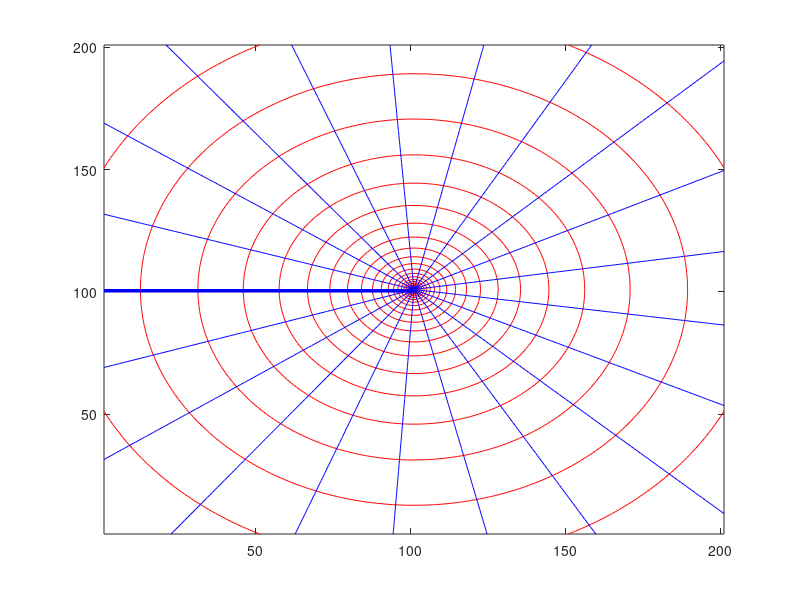

Recreate this plot in MATLAB.
function potential_source

close all;
clear all;

x=-10:0.1:10;
y=-10:0.1:10;
[X,Y] = meshgrid(x,y);

Q=1.0;
r=sqrt(X.^2+Y.^2);

U=1.0;
alpha_deg=5;
alpha=alpha_deg/180.0*pi;
Phi = Q/(2*pi) * log(r);
Psi = Q/(2*pi) * atan2(Y,X);

contour(Phi,20,'LineColor','red');
hold on;
contour(Psi,20,'LineColor','blue');



end
